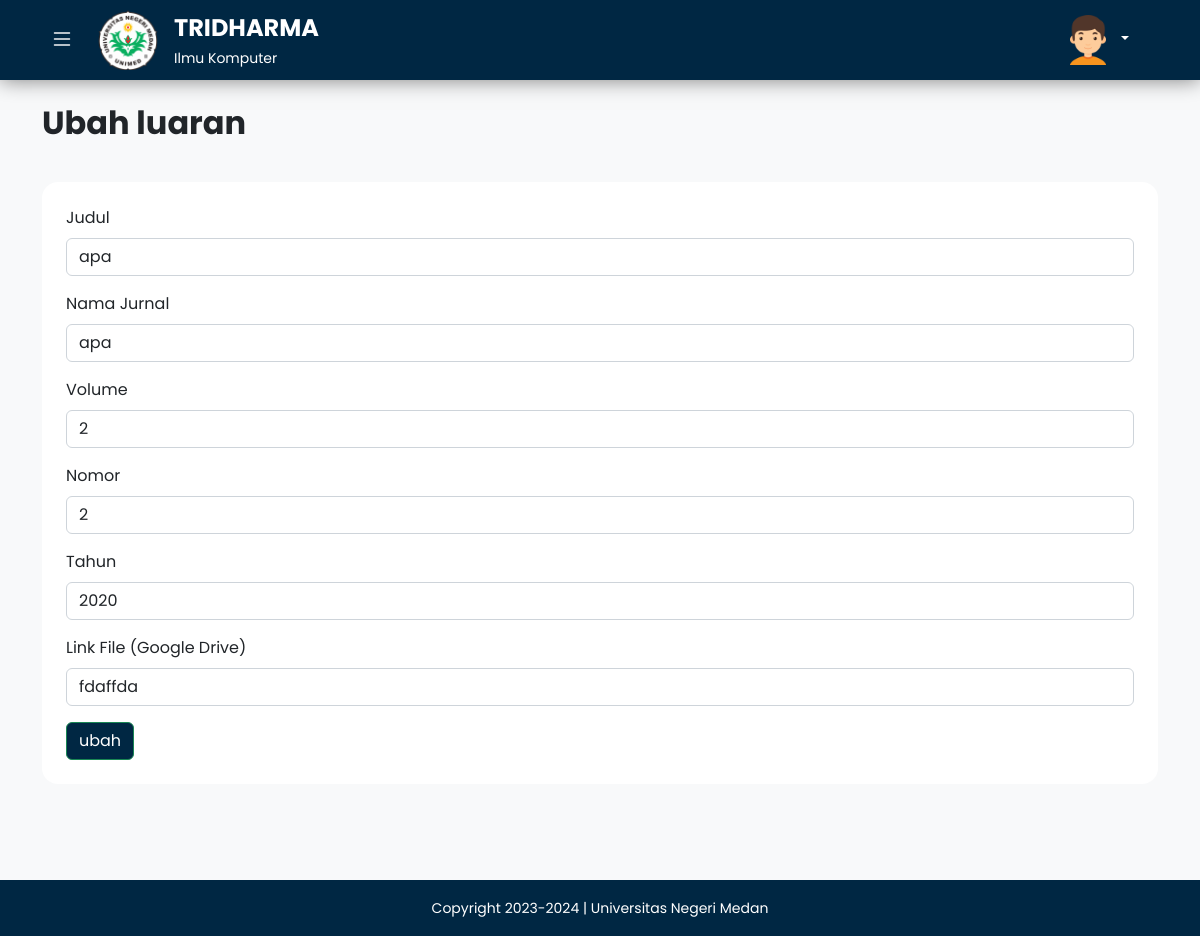
Page /admin/jurnal_ubah.php?id_jurnal=8 (signed in) on the committed database.
### tables this page shows
CREATE TABLE `tb_jurnal` (
  `id_jurnal` int NOT NULL,
  `judul` varchar(255) DEFAULT NULL,
  `nama_jurnal` varchar(255) NOT NULL,
  `volume` int DEFAULT NULL,
  `no` int DEFAULT NULL,
  `tahun` int DEFAULT NULL,
  `link_file` varchar(255) DEFAULT NULL,
  `id_dosen` int NOT NULL
);

### config/functions/functionJurnal.php (called while the page is built, shortened)
<?php
include('../config/conn.php');
function query($query)
{
    global $conn;
    $result = mysqli_query($conn, $query);
    $rows = [];
    while ($row = mysqli_fetch_assoc($result)) {
        $rows[] =  $row;
    }
    return $rows;
}

### admin/jurnal_ubah.php (the view, shortened to what this page needs)
<?php
include('../config/functions/functionJurnal.php');
$id = $_GET['id_jurnal'];
$dataJurnal = query("SELECT * FROM tb_jurnal WHERE id_jurnal = $id")[0];
?>
<!DOCTYPE html>
<html lang="en">
  <head>
    <?php include ('../app/layouts/layout_admin/link_admin.php'); ?>
  </head>
  <body>
    <div class="wrapper-content">
      <?php include ('../app/layouts/layout_admin/navbar_admin.php'); ?>
      <main>
        <div class="main-wrapper d-flex">
          <section class="main-content w-100 bg-light">
            <div class="container py-3">
              <div
                class="row welcome py-2 mb-4 rounded-4 justify-content-center"
              >
                <div class="col-11 col-lg-12 welcome-text">
                  <h2 class="fw-bold">Ubah luaran</h2>
                </div>
              </div>
              <div class="row profile-dosen justify-content-center">
                <div class="col-lg-12">
                  <div class="profile-wrapper">
                    <div class="wrapper-body rounded-4 p-4">
                      <div class="row ubah-luaran">
                        <div class="form-ubah">
                          <form action="" method="POST">
                            <div class="row justify-content-center">
                              <div class="col-lg-12">
                                <div class="mb-3">
                                  <label for="judul" class="form-label"
                                    >Judul</label
                                  >
                                  <input
                                    type="text"
                                    class="form-control"
                                    id="judul"
                                    name="judul"
                                    value="<?= $dataJurnal['judul']; ?>"
                                    required
                                  />
                                </div>
                                <div class="mb-3">
                                  <label for="nama_jurnal" class="form-label"
                                    >Nama Jurnal</label
                                  >
                                  <input
                                    type="text"
                                    class="form-control"
                                    id="nama_jurnal"
                                    name="nama_jurnal"
                                    value="<?= $dataJurnal['nama_jurnal']; ?>"
                                    required
                                  />
                                </div>
                                <div class="mb-3">
                                  <label for="volume" class="form-label"
                                    >Volume</label
                                  >
                                  <input
                                    type="text"
                                    class="form-control"
                                    id="volume"
                                    name="volume"
                                    value="<?= $dataJurnal['volume']; ?>"
                                    required
                                  />
                                </div>
                                <div class="mb-3">
                                  <label for="no" class="form-label"
                                    >Nomor</label
                                  >
                                  <input
                                    type="text"
                                    class="form-control"
                                    id="no"
                                    name="no"
                                    value="<?= $dataJurnal['no']; ?>"
                                    required
                                  />
                                </div>
                                <div class="mb-3">
                                  <label for="tahun" class="form-label"
                                    >Tahun</label
                                  >
                                  <input
                                    type="text"
                                    class="form-control"
                                    id="tahun"
                                    name="tahun"
                                    value="<?= $dataJurnal['tahun']; ?>"
                                    required
                                  />
                                </div>
                                <div class="mb-3">
                                  <label for="link_file" class="form-label"
                                    >Link File (Google Drive)</label
                                  >
                                  <input
                                    type="text"
                                    class="form-control"
                                    id="link_file"
                                    name="link_file"
                                    value="<?= $dataJurnal['link_file']; ?>"
                                    required
                                  />
                                </div>
                              </div>
                              <div class="">
                                  <button
                                    type="submit"
                                    name="submit"
                                    class="btn btn-blue btn-outline-success"
                                  >
                                    ubah
                                  </button>
                                </div>
                            </div>
                          </form>
                        </div>
                      </div>
                    </div>
                  </div>
                </div>
              </div>
            </div>
          </section>
        </div>
      </main>
      <?php include ('../app/layouts/layout_admin/footer_admin.php'); ?>
    </div>
  </body>
</html>

### app/assets/css/style.css (style rules this page uses)
.btn-blue { background-color: #002743; color: white; }
* { margin: 0; padding: 0; box-sizing: border-box; font-family: "Poppins", sans-serif; }
.main-wrapper { position: relative; }
.main-wrapper .main-content { min-height: 100vh; }
.profile-dosen .profile-wrapper .wrapper-body { background-color: white; }
.profile-dosen .profile-wrapper .wrapper-body { background-color: #fff; }

### rows in the picture
tb_jurnal: judul "apa", nama_jurnal "apa", volume "2", no "2", tahun "2020", link_file "fdaffda"
